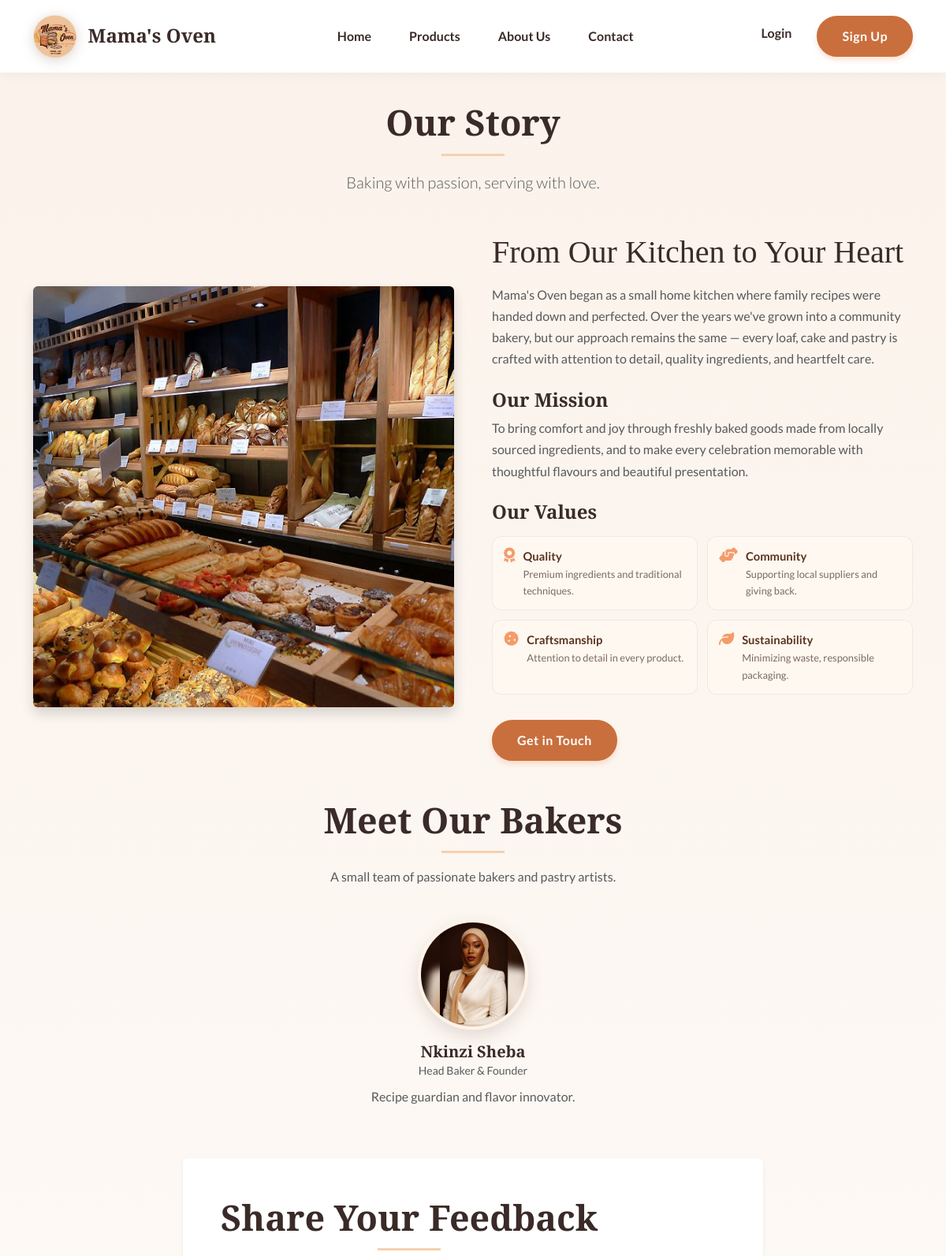
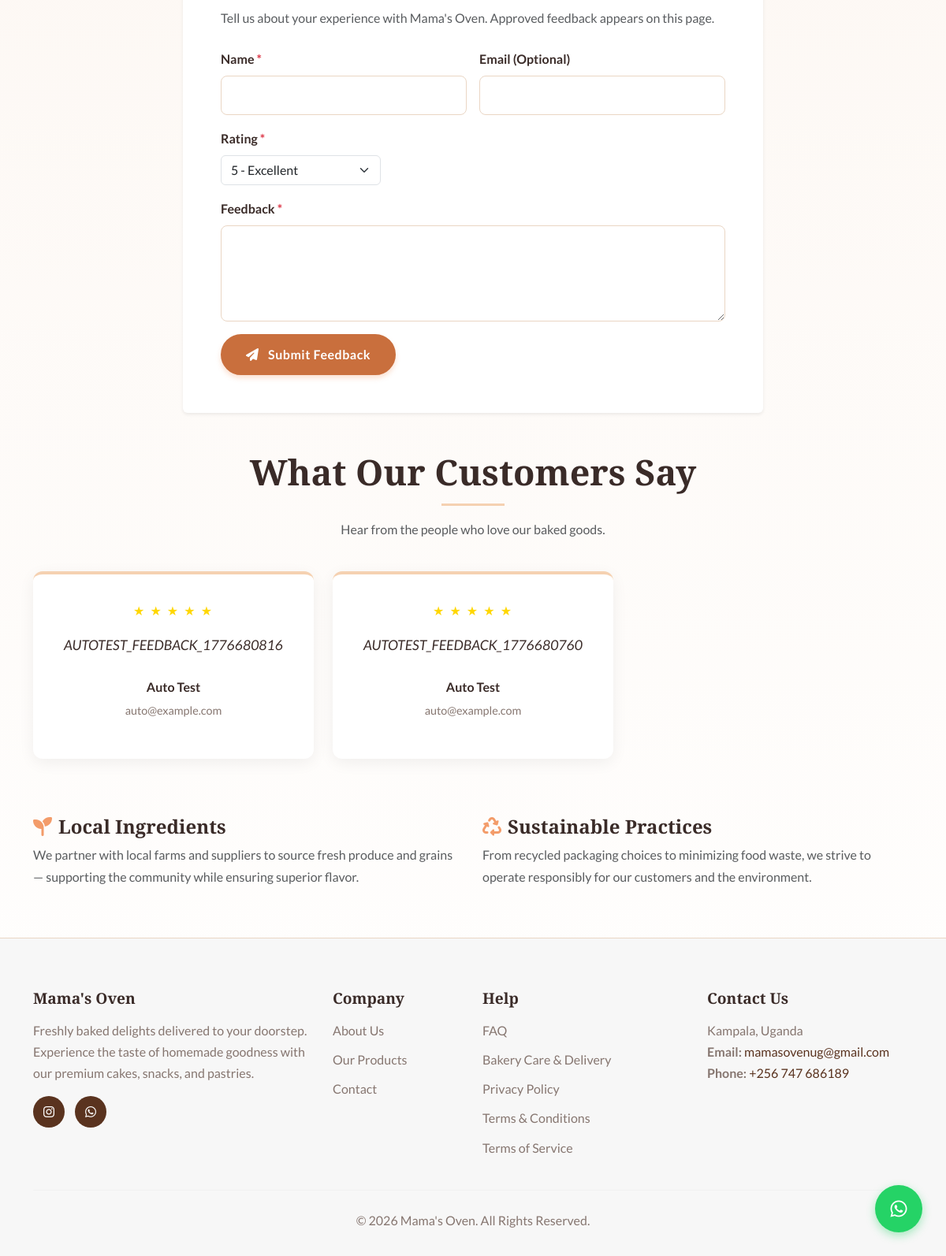
Page /about.php on the committed database (2 pictures, top to bottom).
### tables this page shows
CREATE TABLE `testimonials` (
  `id` int(11) NOT NULL AUTO_INCREMENT,
  `user_id` int(11) DEFAULT NULL,
  `name` varchar(100) NOT NULL,
  `email` varchar(100) DEFAULT NULL,
  `message` text NOT NULL,
  `rating` int(1) NOT NULL CHECK (`rating` >= 1 and `rating` <= 5),
  `status` enum('pending','approved','rejected') DEFAULT 'pending',
  `created_at` timestamp NULL DEFAULT current_timestamp(),
  PRIMARY KEY (`id`),
  KEY `user_id` (`user_id`),
  KEY `status` (`status`),
  CONSTRAINT `testimonials_ibfk_1` FOREIGN KEY (`user_id`) REFERENCES `users` (`id`) ON DELETE SET NULL
);

### about.php (the view, shortened to what this page needs)
<?php
require_once __DIR__ . '/includes/header.php';
$feedback_input = [
    'name' => $_SESSION['full_name'] ?? '',
    'email' => $_SESSION['email'] ?? '',
    'rating' => '5',
    'message' => '',
];
try {
    $testimonials_stmt = $pdo->prepare("
        SELECT * FROM testimonials
        WHERE status = 'approved'
        ORDER BY created_at DESC
        LIMIT 6
    ");
    $testimonials_stmt->execute();
    $testimonials = $testimonials_stmt->fetchAll();
} catch (PDOException $e) {
    $testimonials = [];
}
?>
<div class="container my-5">
    <div class="text-center mb-5">
        <h1 class="section-title">Our Story</h1>
        <p class="lead text-muted">Baking with passion, serving with love.</p>
    </div>
    <div class="row align-items-center g-5">
        <div class="col-lg-6">
            <img src="assets/image2/new.jpg" alt="The team at Mama's Oven" class="img-fluid rounded shadow about-hero-img" height="30px">
        </div>
        <div class="col-lg-6">
            <h2 class="display-6">From Our Kitchen to Your Heart</h2>
            <p class="text-muted mt-3">
                Mama's Oven began as a small home kitchen where family recipes were handed down and perfected.
                Over the years we've grown into a community bakery, but our approach remains the same — every loaf,
                cake and pastry is crafted with attention to detail, quality ingredients, and heartfelt care.
            </p>
            <h4 class="mt-4">Our Mission</h4>
            <p class="text-muted">
                To bring comfort and joy through freshly baked goods made from locally sourced ingredients,
                and to make every celebration memorable with thoughtful flavours and beautiful presentation.
            </p>
            <h4 class="mt-4">Our Values</h4>
            <div class="about-values-grid">
                <div class="about-value-item">
                    <i class="fas fa-award"></i>
                    <div><strong>Quality</strong><span>Premium ingredients and traditional techniques.</span></div>
                </div>
                <div class="about-value-item">
                    <i class="fas fa-hands-helping"></i>
                    <div><strong>Community</strong><span>Supporting local suppliers and giving back.</span></div>
                </div>
                <div class="about-value-item">
                    <i class="fas fa-cookie"></i>
                    <div><strong>Craftsmanship</strong><span>Attention to detail in every product.</span></div>
                </div>
                <div class="about-value-item">
                    <i class="fas fa-leaf"></i>
                    <div><strong>Sustainability</strong><span>Minimizing waste, responsible packaging.</span></div>
                </div>
            </div>
            <a href="contact.php" class="btn btn-primary mt-3">Get in Touch</a>
        </div>
    </div>
    <div class="row mt-5">
        <div class="col-12 text-center mb-4">
            <h3 class="section-title">Meet Our Bakers</h3>
            <p class="text-muted">A small team of passionate bakers and pastry artists.</p>
        </div>
        <div class="text-center">
            <img src="assets/image2/sheba.jpeg" alt="Head Baker" class="about-avatar-frame mb-3">
            <h5 class="mb-0">Nkinzi Sheba</h5>
            <small class="text-muted d-block mb-2">Head Baker & Founder</small>
            <p class="text-muted">Recipe guardian and flavor innovator.</p>
        </div>
    </div>
    <div class="row mt-5">
        <div class="col-lg-8 mx-auto">
            <div class="card shadow-sm border-0">
                <div class="card-body p-4 p-md-5">
                    <h3 class="section-title mb-3">Share Your Feedback</h3>
                    <p class="text-muted mb-4">Tell us about your experience with Mama's Oven. Approved feedback appears on this page.</p>
                    <form method="POST" action="">
                        <div class="row g-3">
                            <div class="col-md-6">
                                <label for="feedback_name" class="form-label">Name <span class="text-danger">*</span></label>
                                <input type="text" id="feedback_name" name="name" class="form-control" required value="<?php echo htmlspecialchars($feedback_input['name']); ?>">
                            </div>
                            <div class="col-md-6">
                                <label for="feedback_email" class="form-label">Email (Optional)</label>
                                <input type="email" id="feedback_email" name="email" class="form-control" value="<?php echo htmlspecialchars($feedback_input['email']); ?>">
                            </div>
                            <div class="col-md-4">
                                <label for="feedback_rating" class="form-label">Rating <span class="text-danger">*</span></label>
                                <select id="feedback_rating" name="rating" class="form-select" required>
                                    <option value="5" <?php echo $feedback_input['rating'] === '5' ? 'selected' : ''; ?>>5 - Excellent</option>
                                </select>
                            </div>
                            <div class="col-12">
                                <label for="feedback_message" class="form-label">Feedback <span class="text-danger">*</span></label>
                                <textarea id="feedback_message" name="message" class="form-control" rows="4" maxlength="1000" required><?php echo htmlspecialchars($feedback_input['message']); ?></textarea>
                            </div>
                        </div>
                        <div class="mt-3">
                            <button type="submit" name="submit_feedback" class="btn btn-primary">
                                <i class="fas fa-paper-plane me-2"></i> Submit Feedback
                            </button>
                        </div>
                    </form>
                </div>
            </div>
        </div>
    </div>
    <?php if (!empty($testimonials)): ?>
    <div class="row mt-5">
        <div class="col-12 text-center mb-4">
            <h3 class="section-title">What Our Customers Say</h3>
            <p class="text-muted">Hear from the people who love our baked goods.</p>
        </div>
    </div>
    <div class="row">
        <?php foreach ($testimonials as $testimonial): ?>
        <div class="col-md-6 col-lg-4 mb-4">
            <div class="testimonial-card">
                <div class="mb-3">
                    <div class="stars">
                        <?php for ($i = 0; $i < $testimonial['rating']; $i++): ?>
                            ★
                        <?php endfor; ?>
                    </div>
                </div>
                <p class="testimonial-text"><?php echo htmlspecialchars($testimonial['message']); ?></p>
                <p class="testimonial-author"><?php echo htmlspecialchars($testimonial['name']); ?></p>
                <?php if (!empty($testimonial['email'])): ?>
                    <p class="testimonial-role"><?php echo htmlspecialchars($testimonial['email']); ?></p>
                <?php endif; ?>
            </div>
        </div>
        <?php endforeach; ?>
    </div>
    <?php endif; ?>
    <div class="row mt-5">
        <div class="col-md-6">
            <h4><i class="fas fa-seedling me-2" style="color:#F39C6A;"></i>Local Ingredients</h4>
            <p class="text-muted">We partner with local farms and suppliers to source fresh produce and grains — supporting the community while ensuring superior flavor.</p>
        </div>
        <div class="col-md-6">
            <h4><i class="fas fa-recycle me-2" style="color:#F39C6A;"></i>Sustainable Practices</h4>
            <p class="text-muted">From recycled packaging choices to minimizing food waste, we strive to operate responsibly for our customers and the environment.</p>
        </div>
    </div>
</div>
<?php require_once __DIR__ . '/includes/footer.php'; ?>

### assets/css/style.css (style rules this page uses)
:root { --font-heading: 'Playfair Display', serif; --font-body: 'Lato', sans-serif; --color-primary: #5A331F; --color-secondary: #F5D1B1; --color-background: #FBF2EA; --color-text: #3A2B28; --color-text-light: #867670; --color-accent: #F39C6A; --color-white: #FFFFFF; --color-border: #EAD6C4; --color-success: #5D9C59; --color-danger: #DF2E38; }
body { font-family: var(--font-body); color: var(--color-text); background-color: var(--color-background); padding-top: 80px; line-height: 1.7; }
h1, h2, h3, h4, h5, h6 { font-family: var(--font-heading); font-weight: 700; color: var(--color-text); }
a { color: var(--color-primary); text-decoration: none; transition: color 0.3s ease; }
.btn { font-weight: 700; padding: 12px 30px; border-radius: 50px; border: 2px solid transparent; transition: all 0.3s ease; letter-spacing: 0.5px; }
.btn-primary { background-color: var(--color-primary); border-color: var(--color-primary); color: var(--color-white); }
.section-title { font-size: 2.8rem; margin-bottom: 1rem; position: relative; padding-bottom: 1rem; display: inline-block; }
.section-title::after { content: ''; position: absolute; bottom: 0; left: 50%; transform: translateX(-50%); width: 80px; height: 3px; background-color: var(--color-secondary); }
.form-control { border-radius: 8px; border: 1px solid var(--color-border); padding: 12px 15px; transition: all 0.3s ease; }
.form-label { font-weight: 700; color: var(--color-text); margin-bottom: 8px; }
.stars { color: #FFD700; font-size: 1rem; letter-spacing: 2px; }
.testimonial-card { background: var(--color-white); padding: 2rem; border-radius: 12px; text-align: center; box-shadow: 0 5px 20px rgba(0,0,0,0.06); transition: all 0.3s ease; border-top: 4px solid var(--color-secondary); }
.testimonial-text { font-size: 1.1rem; color: var(--color-text); margin-bottom: 1.5rem; font-style: italic; }
.testimonial-author { font-weight: 700; color: var(--color-text); margin-bottom: 0.3rem; }
.testimonial-role { color: var(--color-text-light); font-size: 0.9rem; }
.btn-primary { background-color: #F39C6A; border-color: #F39C6A; box-shadow: 0 4px 6px rgba(243, 156, 106, 0.3); }
body { background: linear-gradient(to bottom, #FBF2EA 0%, #FFFFFF 100%); min-height: 100vh; }
.btn-primary { background-color: #c96f3d; border-color: #c96f3d; color: #fff; }
.about-avatar-frame { width: 140px; height: 140px; object-fit: cover; border-radius: 50%; border: 4px solid #FFF3E8; box-shadow: 0 8px 20px rgba(90, 51, 31, 0.15); }
.about-values-grid { display: grid; grid-template-columns: repeat(2, 1fr); gap: 12px; margin: 16px 0; }
.about-value-item { display: flex; align-items: flex-start; gap: 10px; background: #FFF8F1; border: 1px solid rgba(90, 51, 31, 0.08); border-radius: 12px; padding: 12px 14px; }
.about-value-item i { color: #F39C6A; font-size: 1.2rem; margin-top: 2px; }
.about-value-item strong { display: block; color: #5A331F; font-size: 0.92rem; }
.about-value-item span { display: block; color: #7a6a61; font-size: 0.8rem; }

### rows in the picture
testimonials: rating 5 (drawn), message "AUTOTEST_FEEDBACK_1776680816", name "Auto Test", email "auto@example.com"
testimonials: rating 5 (drawn), message "AUTOTEST_FEEDBACK_1776680760", name "Auto Test", email "auto@example.com"

### other values in the picture
SITE_NAME "Mama's Oven"
